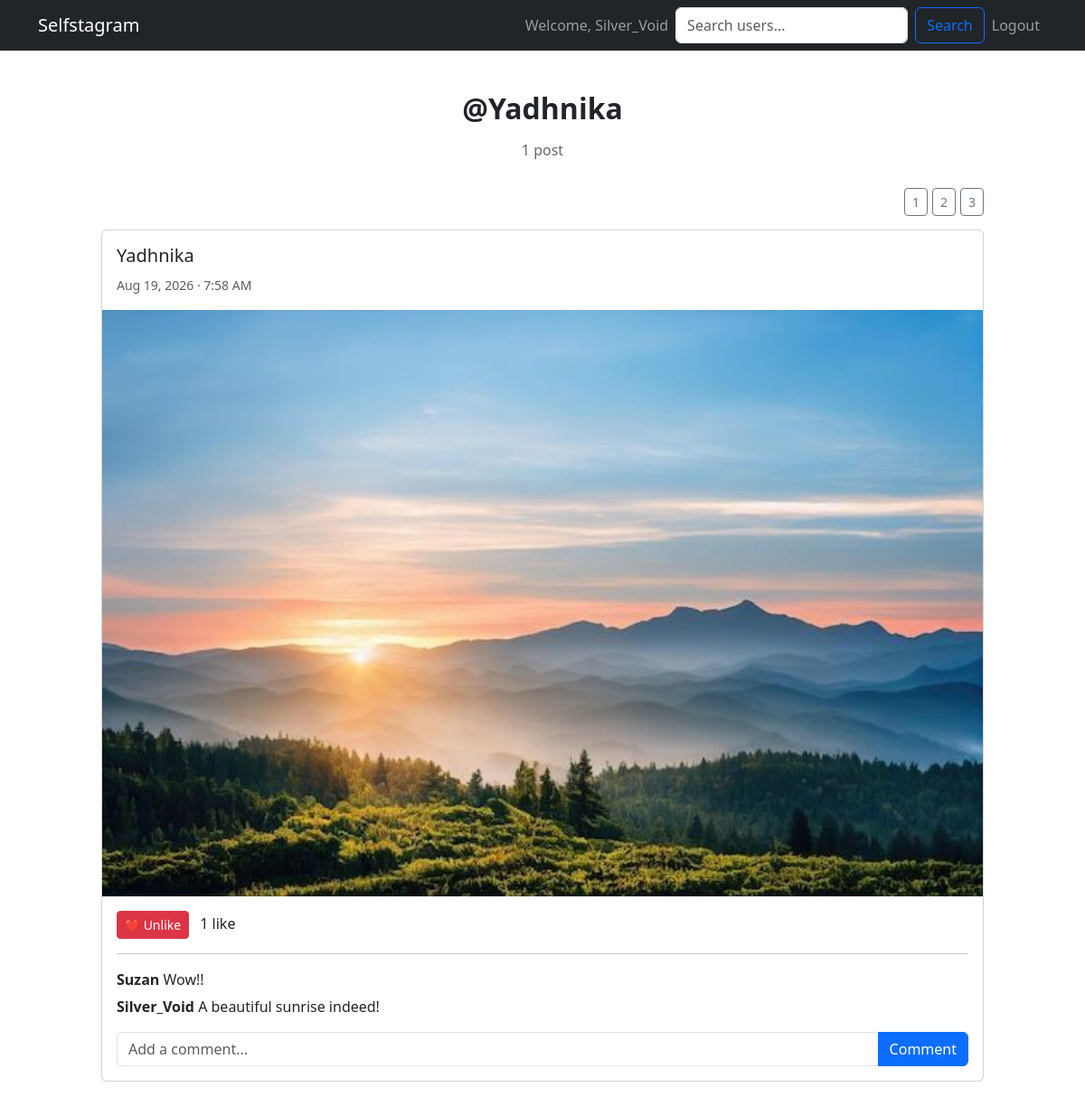
Screenshot of /profile/Yadhnika/ (signed in) with the database file from the repository.
### myapp/models.py (models this page shows, shortened)
class Image(models.Model):
    user = models.ForeignKey(User, on_delete=models.CASCADE, related_name="images")
    photo = models.ImageField(upload_to="Images")
    date = models.DateTimeField(auto_now_add=True)

class Comment(models.Model):
    user = models.ForeignKey(User, on_delete=models.CASCADE, related_name="comments")
    image = models.ForeignKey(Image, on_delete=models.CASCADE, related_name="comments")
    text = models.CharField(max_length=500)
    date = models.DateTimeField(auto_now_add=True)
    class Meta:
        ordering = ["date"]

### myapp/views.py (the view)
# urls.py: path('profile/<str:username>/', views.profile, name='profile'),
@login_required
def profile(request, username):
    profile_user = get_object_or_404(User, username=username)
    images = (
        Image.objects
        .filter(user=profile_user)
        .prefetch_related("likes", "comments__user")
        .order_by("-date")
    )
    liked_image_ids = set(
        Like.objects
        .filter(user=request.user, image__in=images)
        .values_list("image_id", flat=True)
    )
    return render(
        request,
        "myapp/profile.html",
        {
            "profile_user": profile_user,
            "img": images,
            "liked_image_ids": liked_image_ids,
        },
    )

### myapp/templates/myapp/profile.html (shortened to what this page needs)
{% extends "base.html" %}
{% block content %}
<div class="container profile-container">
    <div class="profile-header">
        <div class="profile-username">
            @{{ profile_user.username }}
        </div>
        <div class="profile-stats">
            {{ img|length }} post{{ img|length|pluralize }}
        </div>
    </div>
    <div class="layout-buttons">
        <button class="btn btn-outline-secondary btn-sm"
                onclick="setGrid(1)">
            1
        </button>
        <button class="btn btn-outline-secondary btn-sm"
                onclick="setGrid(2)">
            2
        </button>
        <button class="btn btn-outline-secondary btn-sm"
                onclick="setGrid(3)">
            3
        </button>
    </div>
    {% if img %}
        <div id="photoGrid" class="photo-grid grid-1">
            {% for image in img %}
                <div class="grid-item">
                    <div class="card post-card">
                        <div class="card-body">
                            <h5>
                                <a href="{% url 'profile' image.user.username %}"
                                   class="username-link">
                                    {{ image.user.username }}
                                </a>
                            </h5>
                            <small class="text-muted">
                                {{ image.date|date:"M d, Y · g:i A" }}
                            </small>
                        </div>
                        <img src="{{ image.photo.url }}"
                             class="post-image"
                             alt="Photo uploaded by {{ image.user.username }}">
                        <div class="card-body">
                            <form method="POST"
                                  action="{% url 'toggle_like' image.id %}"
                                  class="d-inline">
                                {% if image.id in liked_image_ids %}
                                    <button type="submit"
                                            class="btn btn-danger btn-sm">
                                        ❤️ Unlike
                                    </button>
                                {% else %}
                                    <button type="submit"
                                            class="btn btn-outline-danger btn-sm">
                                        🤍 Like
                                    </button>
                                {% endif %}
                            </form>
                            <span class="ms-2">
                                {{ image.likes.count }}
                                like{{ image.likes.count|pluralize }}
                            </span>
                            <hr>
                            {% for comment in image.comments.all %}
                                <div class="comment">
                                    <strong>
                                        {{ comment.user.username }}
                                    </strong>
                                    {{ comment.text }}
                                </div>
                            {% empty %}
                                <p class="text-muted">
                                    No comments yet.
                                </p>
                            {% endfor %}
                            <form method="POST"
                                  action="{% url 'add_comment' image.id %}"
                                  class="mt-3">
                                <div class="input-group">
                                    <input type="text"
                                           name="text"
                                           class="form-control"
                                           placeholder="Add a comment..."
                                           maxlength="500"
                                           required>
                                    <button type="submit"
                                            class="btn btn-primary">
                                        Comment
                                    </button>
                                </div>
                            </form>
                        </div>
                    </div>
                </div>
            {% endfor %}
        </div>
    {% else %}
        <div class="alert alert-secondary text-center">
            {{ profile_user.username }}
            hasn't uploaded any photos yet.
        </div>
    {% endif %}
</div>
{% endblock %}

### myapp/templates/base.html (shortened to what this page needs)
<!DOCTYPE html>
<html lang="en">
<head>
    <link href="https://cdn.jsdelivr.net/npm/bootstrap@5.3.0/dist/css/bootstrap.min.css" rel="stylesheet">
</head>
<body>
    <nav class="navbar navbar-expand-lg navbar-dark bg-dark">
        <div class="container">
            <a class="navbar-brand" href="{% url 'home' %}">Selfstagram</a>
            <div class="collapse navbar-collapse" id="navbarNav">
                <ul class="navbar-nav ms-auto">
                    {% if user.is_authenticated %}
                        <li class="nav-item">
                            <span class="nav-link">Welcome, {{ user.username }}</span>
                        </li>
                         <form method="GET" action="{% url 'search_users' %}" class="d-flex">
    <input
        type="search"
        name="q"
        class="form-control me-2"
        placeholder="Search users..."
        value="{{ request.GET.q }}"
    >
    <button type="submit" class="btn btn-outline-primary">
        Search
    </button>
</form>
                        <li class="nav-item">
                            <form method="post" action="{% url 'logout' %}" class="d-inline">
                                <button type="submit" class="btn btn-link nav-link">Logout</button>
                            </form>
                        </li>
                    {% endif %}
                </ul>
            </div>
        </div>
    </nav>
    {% block content %}
    {% endblock %}
</body>
</html>

### myapp/templates/myapp/profile.html (style rules this page uses)
.profile-container { max-width: 1000px; margin: 40px auto; }
.profile-header { text-align: center; margin-bottom: 30px; }
.profile-username { font-size: 32px; font-weight: 600; }
.profile-stats { color: #666; margin-top: 10px; }
.layout-buttons { display: flex; justify-content: flex-end; gap: 5px; margin-bottom: 15px; }
.photo-grid { display: flex; flex-wrap: wrap; margin: -8px; }
.grid-item { padding: 8px; }
.grid-1 .grid-item { width: 100%; }
.post-card { margin-bottom: 10px; }
.post-image { width: 100%; max-height: 700px; object-fit: contain; background: #f5f5f5; }
.username-link { text-decoration: none; color: inherit; }
.comment { margin-bottom: 6px; }

### rows the page displays
Image: user.username "Yadhnika", date "Aug 19, 2026 · 7:58 AM", photo (picture), shows "❤️ Unlike", likes.count "1"
Comment: user.username "Suzan", text "Wow!!"
Comment: user.username "Silver_Void", text "A beautiful sunrise indeed!"

### other values shown
{{ user.username }} "Silver_Void"
{{ profile_user.username }} "Yadhnika"
{{ img|length }} "1"
